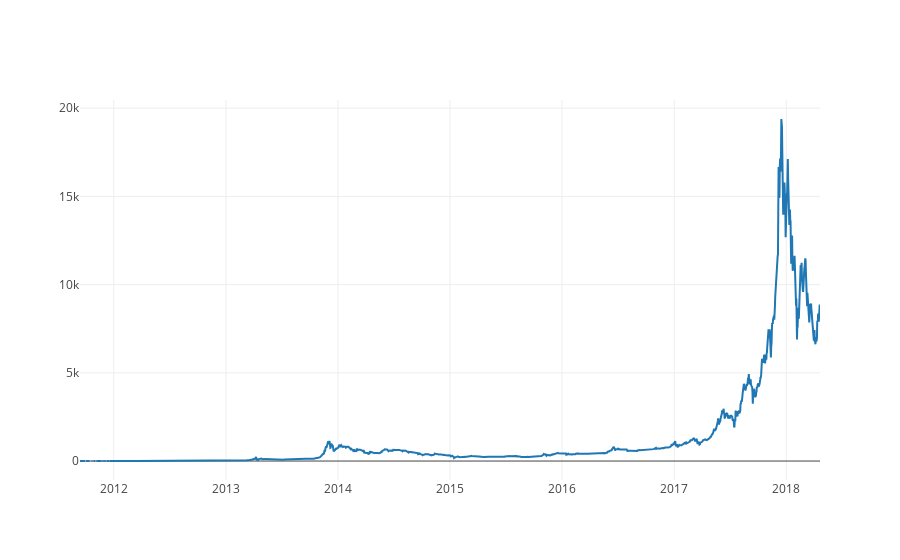

The notebook cell saved with this chart:
### Code cell
# Calculate the average BTC closing price as a new column
btc_usd_datasets_close['avg_btc_close_price_usd'] = btc_usd_datasets_close.mean(axis=1)
btc_usd_datasets_open['avg_btc_open_price_usd'] = btc_usd_datasets_open.mean(axis=1)
btc_usd_datasets_high['avg_btc_high_price_usd'] = btc_usd_datasets_high.mean(axis=1)
btc_usd_datasets_low['avg_btc_low_price_usd'] = btc_usd_datasets_low.mean(axis=1)

# Plot the average BTC closing price
btc_trace = go.Scatter(x=btc_usd_datasets_close.index, y=btc_usd_datasets_close['avg_btc_close_price_usd'])
py.iplot([btc_trace])

### Figure 1 — Plotly figure (JSON) as saved in the notebook; plotly's stock layout.template omitted (floating-point values rounded to 4 significant figures; data arrays with more than 128 entries replaced by an {"elided": "..."} marker saying what was removed)
{"data": [{"type": "scatter", "x": {"elided": "2413 str values"}, "y": {"elided": "2413 float values"}}], "layout": {}}
